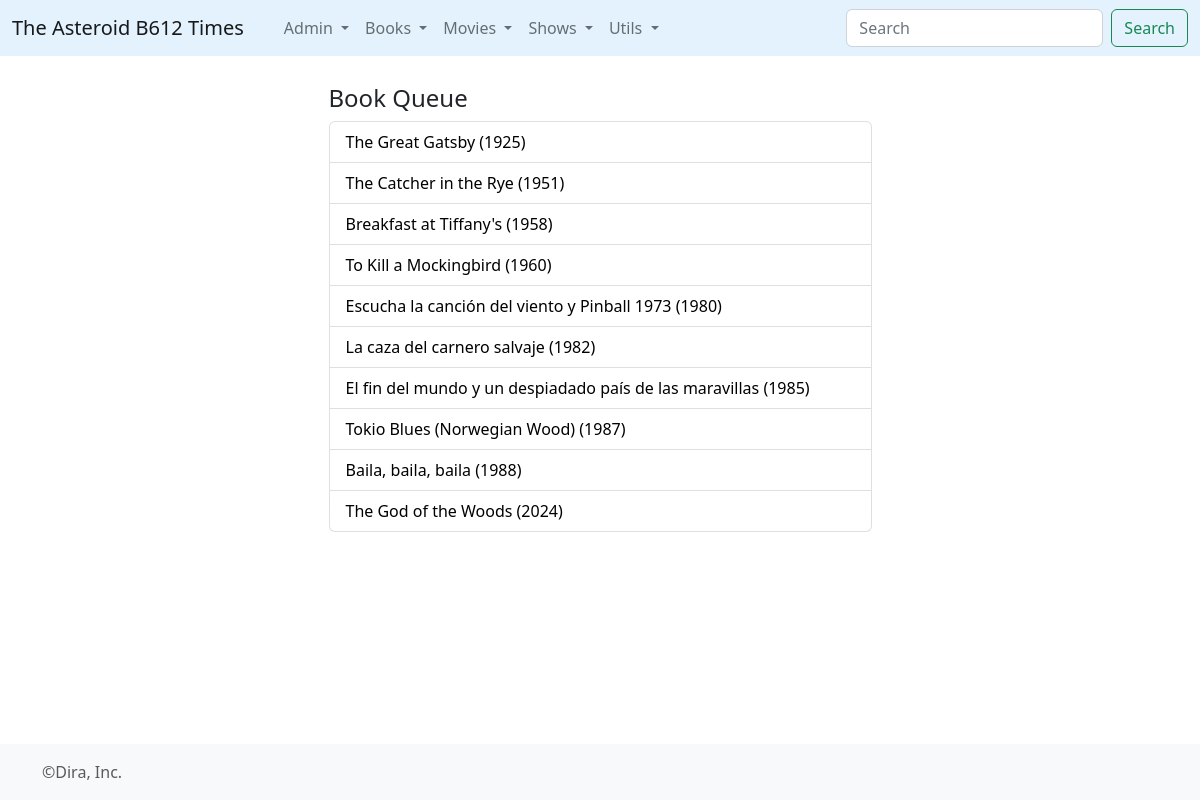
The page /bqueue/ on the database as committed earlier.
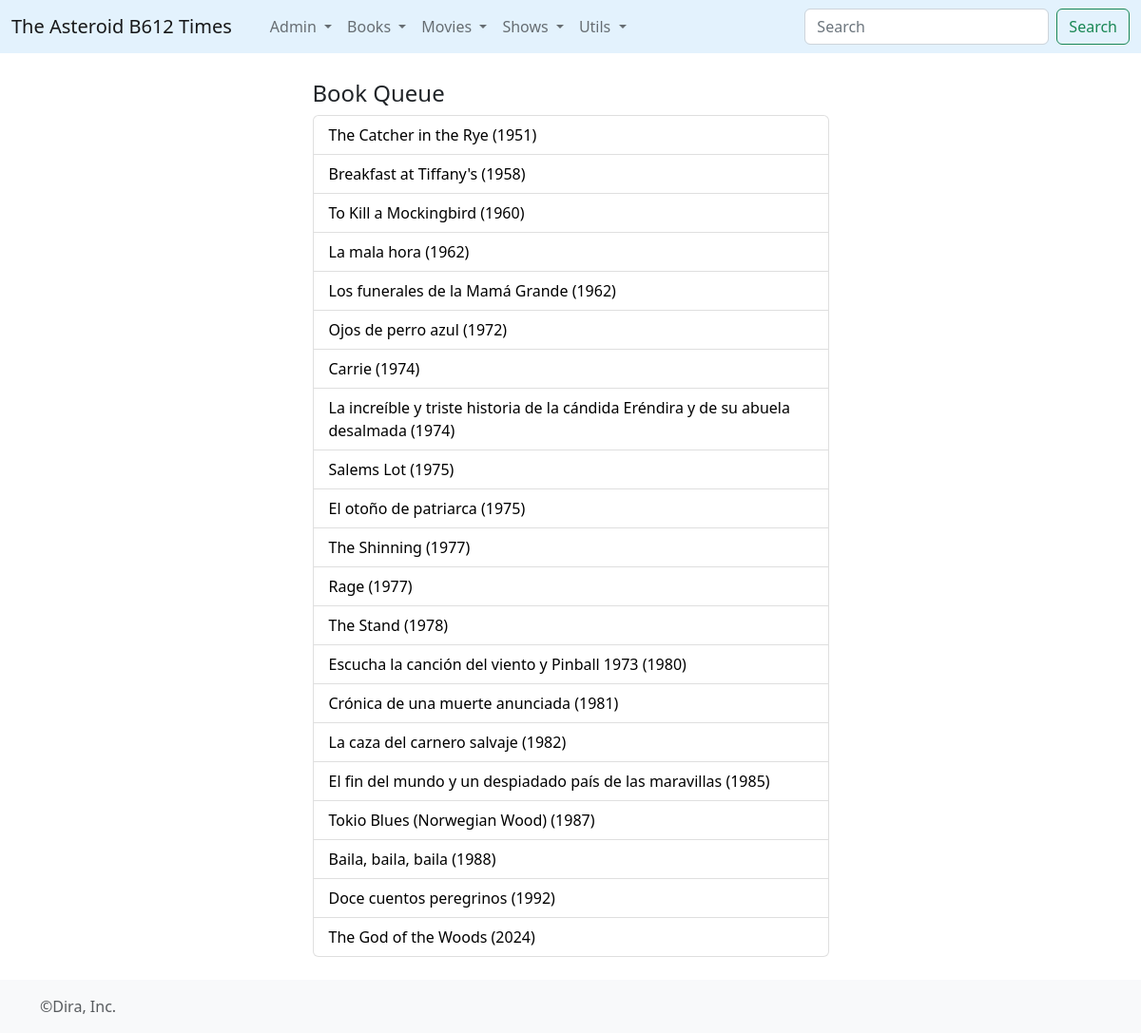
The same page on the database as committed later.
### times/models.py (models this page shows, shortened)
class Book(models.Model):
	title = models.CharField(max_length=512)
	orig_lan = models.CharField(max_length=2)
	info = models.TextField()
	pub_year = models.IntegerField()
	wtype = models.ForeignKey(WikiType,on_delete=models.CASCADE)
	@property
	def titulo(self):
		return self.title+' ('+ str(self.pub_year) +')'

### times/views.py (the view)
# urls.py: path('bqueue/', views.bqueue, name='bqueue'),
def bqueue(request):
	rqueue = Book.objects.filter(consumo__volume__isnull=True, wtype__id=9).order_by('pub_year')
	rhist = Consumo.objects.all().order_by('-finish_d')
	return render(request,'bqueue.html',{'rhist':rhist,'rqueue':rqueue})

### times/templates/bqueue.html (shortened to what this page needs)
{% extends 'base_forms.html' %}
{% block contenido %}
<article>
	<h4>Book Queue</h4>
	  <ul class="list-group">
        {% for l in rqueue %}
          <li class="list-group-item d-flex justify-content-between align-items-center">
          <a href="{% url 'book' l.id %}" style="color:black; text-decoration: none;"> {{l.titulo}}</a>
          </li>
        {% endfor %}
      </ul>
</article>
<br>
{% endblock%}

Rows that differ between the two databases and show on the page:
no longer on this page (row unchanged): Book: titulo "The Great Gatsby (1925)"
added Book: titulo "La mala hora (1962)"
added Book: titulo "Los funerales de la Mamá Grande (1962)"
added Book: titulo "Ojos de perro azul (1972)"
added Book: titulo "Carrie (1974)"
added Book: titulo "La increíble y triste historia de la cándida Eréndira y de su abuela desalmada (1974)"
added Book: titulo "Salems Lot (1975)"
added Book: titulo "El otoño de patriarca (1975)"
added Book: titulo "The Shinning (1977)"
added Book: titulo "Rage (1977)"
added Book: titulo "The Stand (1978)"
added Book: titulo "Crónica de una muerte anunciada (1981)"
added Book: titulo "Doce cuentos peregrinos (1992)"
